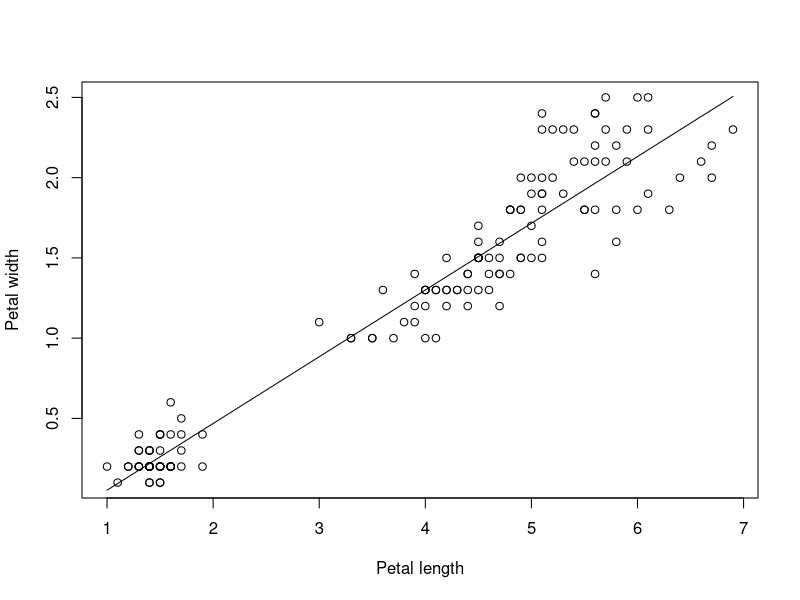
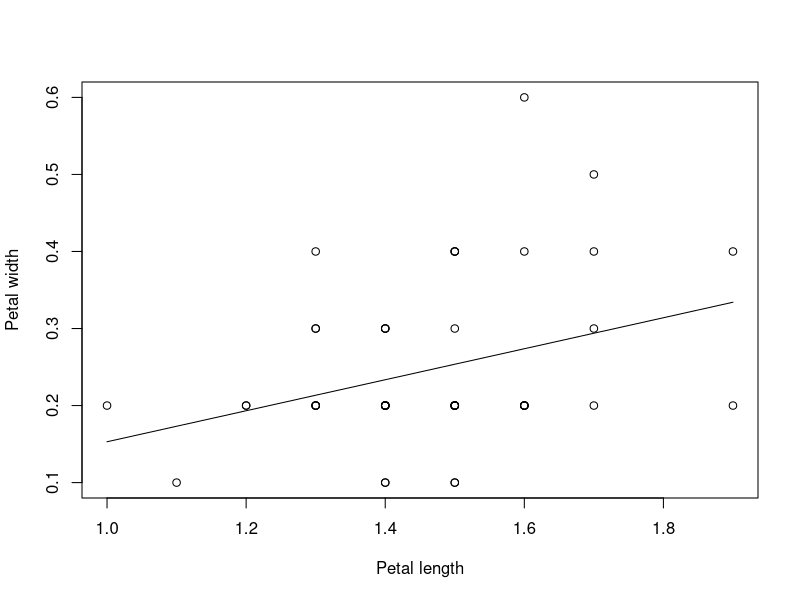
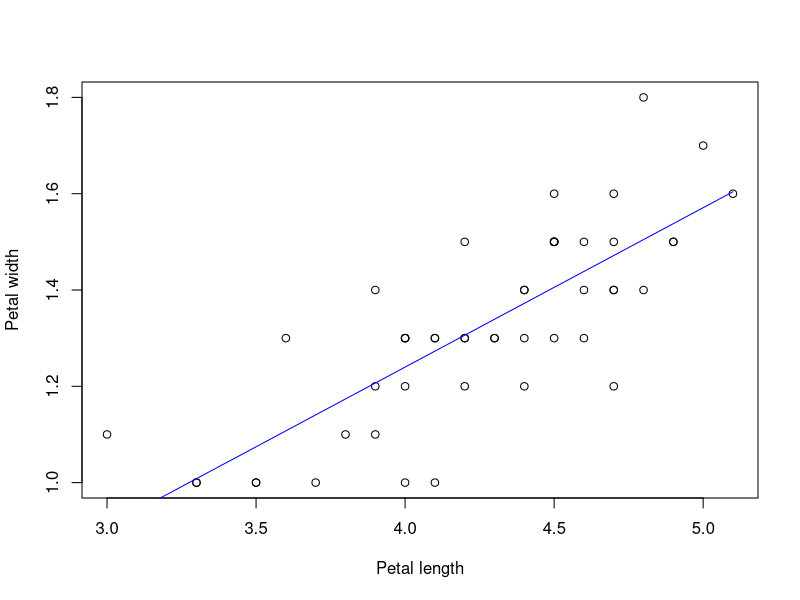
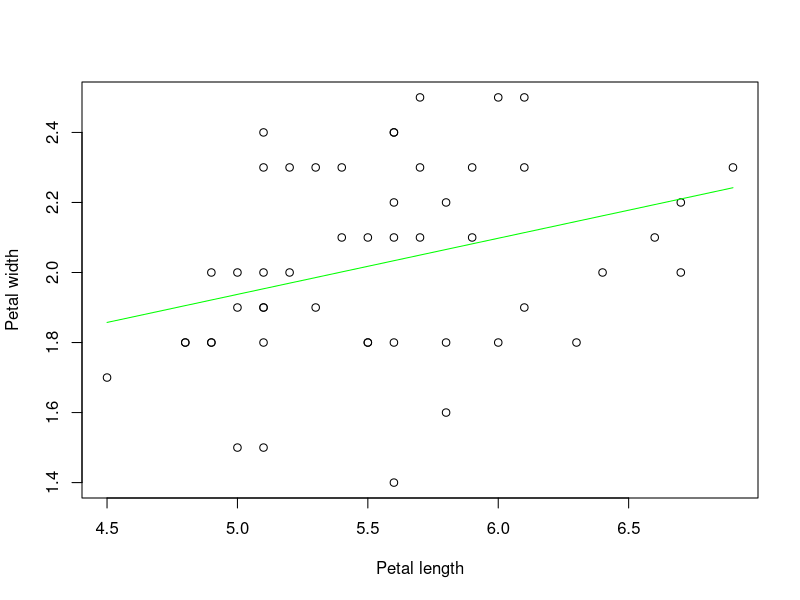
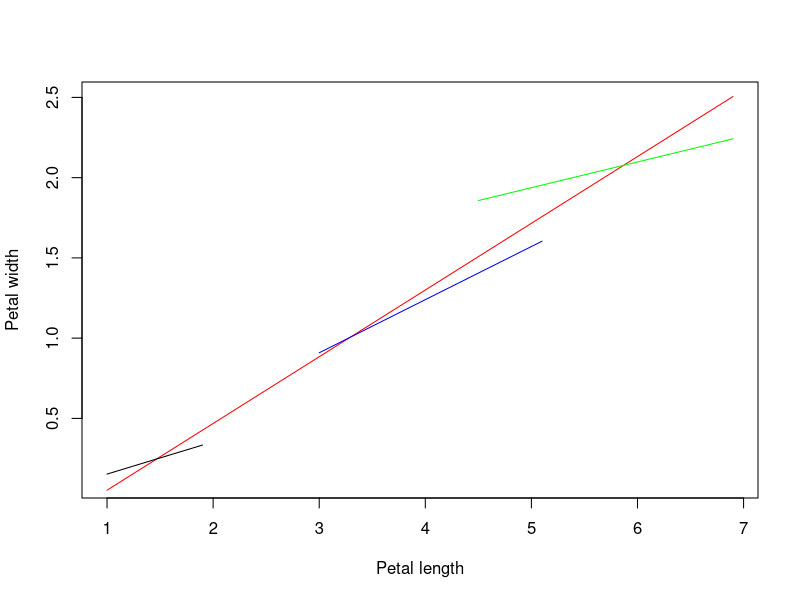
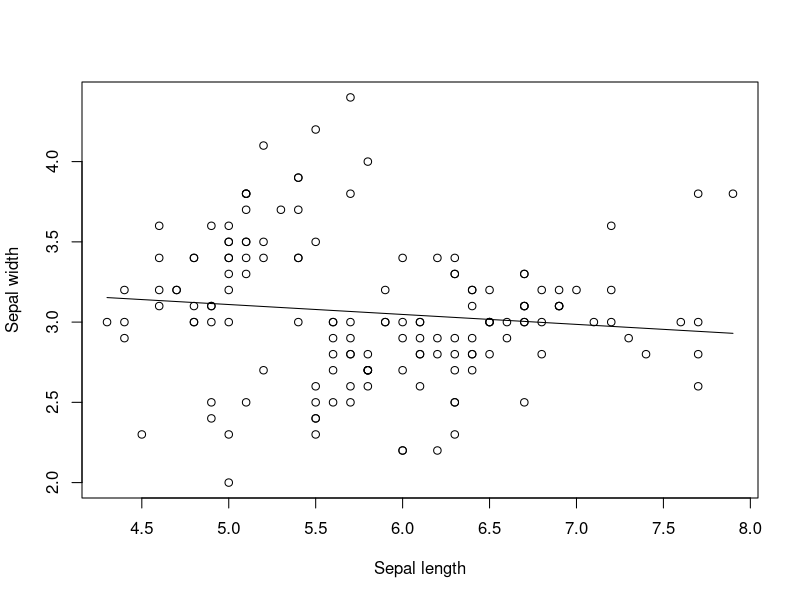
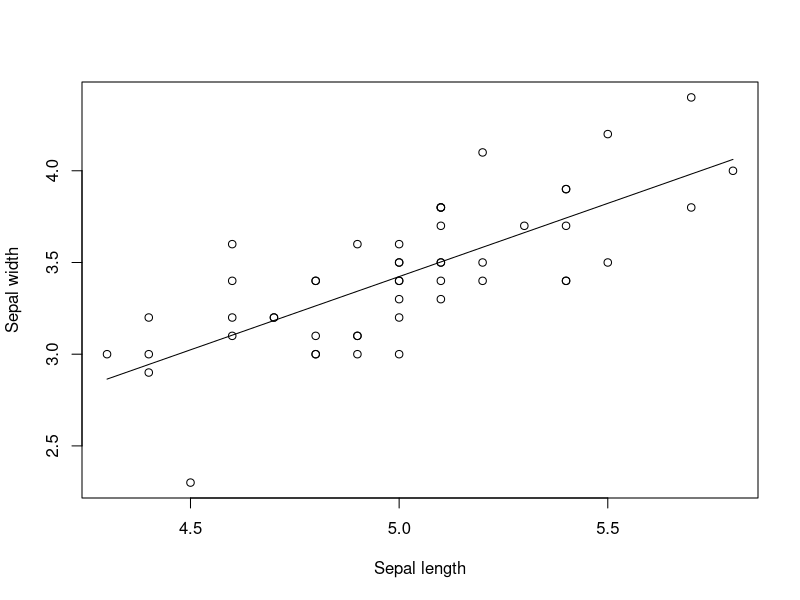
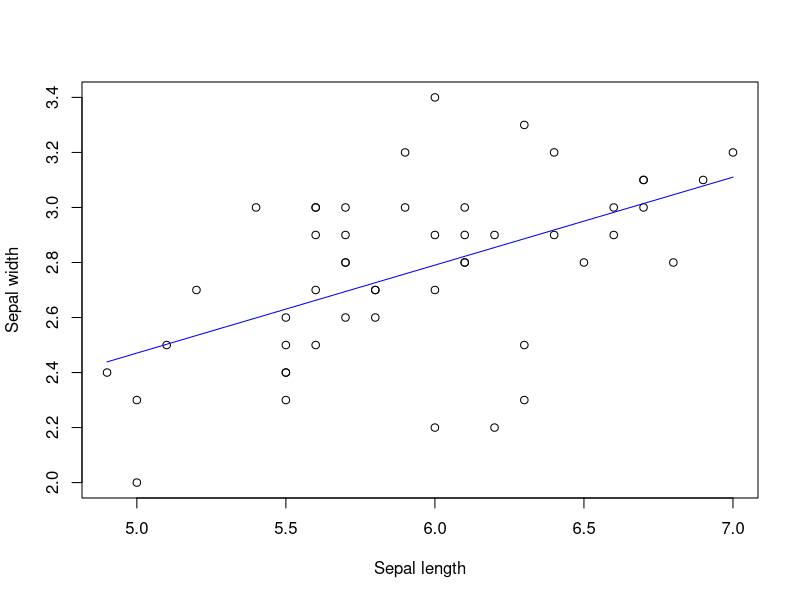

The R script that drew these images, in order:
# 3.1 Scatter Plot for petal length and width 


t1 <- read.csv("Data Set 4.csv")
plot(t1$Petal.Length, t1$Petal.Width, xlab="Petal length", ylab="Petal width")

#3.2 Linear calculation 
mm<-lm(Petal.Width ~ Petal.Length, data=t1)
lines(t1$Petal.Length,mm$fitted.values)

# 3.3 subdivede each species  individul (another way of doing )
# t1_se = subset(t1,t1$Species =='setosa')
# t2_ve = subset(t1,t1$Species =='versicolor')
# t3_vi = subset(t1,t1$Species =='virginica')

# 3.3 & 3.4 species 1 setosa 

setosa <-  subset(t1, Species == "setosa")
plot(setosa$Petal.Length, setosa$Petal.Width,  xlab="Petal length", ylab="Petal width")

##creating a black abline for setosa 

model1<-lm(Petal.Width ~ Petal.Length, data=setosa)
lines(setosa$Petal.Length,model1$fitted.values, col= "black")
# 3.3  & 3.4 versicolor Scatter plot


versicolor <-  subset(t1, Species == "versicolor")
plot(versicolor$Petal.Length, versicolor$Petal.Width,  xlab="Petal length", ylab="Petal width")
model2<-lm(Petal.Width ~ Petal.Length, data=versicolor)
lines(versicolor$Petal.Length,model2$fitted.values,col= "blue")

# 3.3 & 3.4 virginica scatter plot 
virginica <-  subset(t1, Species == "virginica")
plot(virginica$Petal.Length, virginica$Petal.Width,  xlab="Petal length", ylab="Petal width")
model3<-lm(Petal.Width ~ Petal.Length, data=virginica)
lines(virginica$Petal.Length,model3$fitted.values, col= "green")

#3.5 

plot(t1$Petal.Length, t1$Petal.Width,  col=c("black","blue","green")[unclass(t1$Species)],xlab="Petal length", ylab="Petal width")
model<-lm(Petal.Width ~ Petal.Length, data=t1)
lines(t1$Petal.Length,model$fitted.values, col= "red")
model1<-lm(Petal.Width ~ Petal.Length, data=setosa)
lines(setosa$Petal.Length,model1$fitted.values, col= "black")
model2<-lm(Petal.Width ~ Petal.Length, data=versicolor)
lines(versicolor$Petal.Length,model2$fitted.values, col= "blue")
model3<-lm(Petal.Width ~ Petal.Length, data=virginica)
lines(virginica$Petal.Length,model3$fitted.values, col= "green")

#3.6 

x<-t1$Petal.Length
y<-t1$Petal.Width

mm<-lm(y ~ x)
error<-model$fitted.values-y
MSE<-mean(error^2)
MSE

error_1<-model1$fitted.value-t1$Petal.Width
MSE_1<-mean(error_1^2)
MSE_1

error_2<-model2$fitted.value-t1$Petal.Width
MSE_2<-mean(error_2^2)
MSE_2

error_3<-model3$fitted.value-t1$Petal.Width
MSE_3<-mean(error_3^2)
MSE_3


# conclusion well , mse1 mse2 and mse3 shows higher value than all error 
# so it shows more accurate relationship between petal length and width


##********************* FOR SEPAL**************************

# 3.1 Scatter Plot for Sepal length and width 

t1_Sepal<- read.csv("Data Set 4.csv")
plot(t1_Sepal$Sepal.Length, t1_Sepal$Sepal.Width, xlab="Sepal length", ylab="Sepal width")

#3.2 Linear calculation 
mm<-lm(Sepal.Width ~ Sepal.Length, data=t1_Sepal)
lines(t1_Sepal$Sepal.Length,mm$fitted.values)

# 3.3 subdivede each species  individul (another way of doing )
# t1_se = subset(t1_Sepal,t1_Sepal$Species =='setosa')
# t2_ve = subset(t1_Sepal,t1_Sepal$Species =='versicolor')
# t3_vi = subset(t1_Sepal,t1_Sepal$Species =='virginica')

# 3.3 & 3.4 species 1 setosa 

setosa <-  subset(t1_Sepal, Species == "setosa")
plot(setosa$Sepal.Length, setosa$Sepal.Width,  xlab="Sepal length", ylab="Sepal width")

##creating a black abline for setosa 

model1<-lm(Sepal.Width ~ Sepal.Length, data=setosa)
lines(setosa$Sepal.Length,model1$fitted.values, col= "black")
# 3.3  & 3.4 versicolor Scatter plot


versicolor <-  subset(t1_Sepal, Species == "versicolor")
plot(versicolor$Sepal.Length, versicolor$Sepal.Width,  xlab="Sepal length", ylab="Sepal width")
model2<-lm(Sepal.Width ~ Sepal.Length, data=versicolor)
lines(versicolor$Sepal.Length,model2$fitted.values,col= "blue")

# 3.3 & 3.4 virginica scatter plot 
virginica <-  subset(t1_Sepal, Species == "virginica")
plot(virginica$Sepal.Length, virginica$Sepal.Width,  xlab="Sepal length", ylab="Sepal width")
model3<-lm(Sepal.Width ~ Sepal.Length, data=virginica)
lines(virginica$Sepal.Length,model3$fitted.values, col= "green")

#3.5 

plot(t1_Sepal$Sepal.Length, t1_Sepal$Sepal.Width,  col=c("black","blue","green")[unclass(t1_Sepal$Species)],xlab="Sepal length", ylab="Sepal width")
model<-lm(Sepal.Width ~ Sepal.Length, data=t1_Sepal)
lines(t1_Sepal$Sepal.Length,model$fitted.values, col= "red")
model1<-lm(Sepal.Width ~ Sepal.Length, data=setosa)
lines(setosa$Sepal.Length,model1$fitted.values, col= "black")
model2<-lm(Sepal.Width ~ Sepal.Length, data=versicolor)
lines(versicolor$Sepal.Length,model2$fitted.values, col= "blue")
model3<-lm(Sepal.Width ~ Sepal.Length, data=virginica)
lines(virginica$Sepal.Length,model3$fitted.values, col= "green")

#3.6 

x<-t1_Sepal$Sepal.Length
y<-t1_Sepal$Sepal.Width

mm<-lm(y ~ x)
error<-model$fitted.values-y
MSE_SEPAL<-mean(error^2)
MSE_SEPAL

error_1<-model1$fitted.value-t1_Sepal$Sepal.Width
MSE_SEPAL1<-mean(error_1^2)
MSE_SEPAL1

error_2<-model2$fitted.value-t1_Sepal$Sepal.Width
MSE_SEPAL2<-mean(error_2^2)
MSE_SEPAL2

error_3<-model3$fitted.value-t1_Sepal$Sepal.Width
MSE_SEPAL3<-mean(error_3^2)
MSE_SEPAL3

